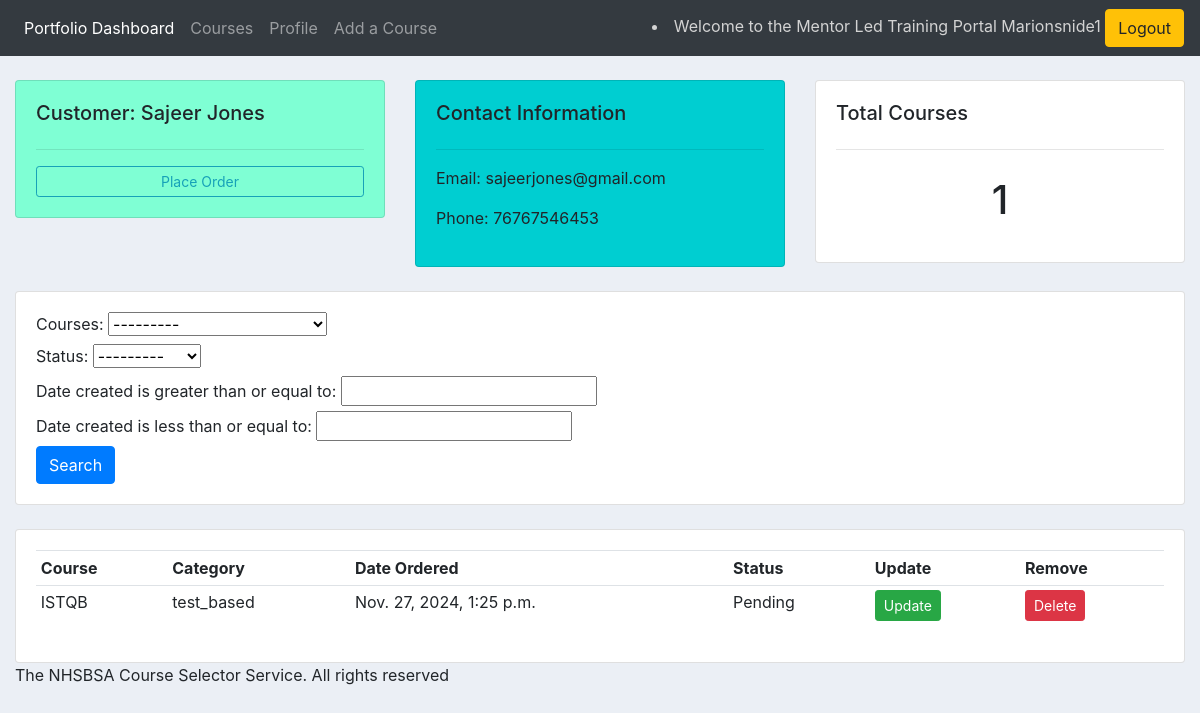
The app's page /customer/1 (signed in) with its own data.
### mentorapp/models.py (models this page shows, shortened)
class Customer(models.Model):
    user = models.OneToOneField(User,  null=True, on_delete=models.CASCADE)
    name = models.CharField(max_length=200, null=True)
    phone = models.CharField(max_length=200, null=True)
    email = models.CharField(max_length=200, null=True)
    profile_pic = models.ImageField(null=True, blank=True)
    date_created = models.DateTimeField(auto_now_add=True, null=True)

class Order(models.Model):
    STATUS = (
            ('Pending', 'Pending'),
            ('In Progress', 'In Progress'),
            ('Completed', 'Completed')
    )
    customer = models.ForeignKey(Customer, null=True, on_delete= models.SET_NULL)
    courses = models.ForeignKey(Courses, null=True, on_delete= models.SET_NULL)
    date_created = models.DateTimeField(auto_now_add=True, null=True)
    status = models.CharField(max_length=200, null=True, choices=STATUS)

class Courses(models.Model):
    CATEGORY = (
            ('test_based', 'test_based'),
            ('developer_based', 'developer_based'),
             ('multi-discipline', 'multi-discipline')
            )
    name = models.CharField(max_length=200, null=True)
    category = models.CharField(max_length=200, null=True, choices=CATEGORY)
    difficulty = models.CharField(max_length=200, null=True)
    description = models.CharField(max_length=200, null=True, blank=True)
    date_created = models.DateTimeField(auto_now_add=True, null=True)
    tags = models.ManyToManyField(Tag)
    def __str__(self):
        return self.name

### mentorapp/views.py (the view)
# urls.py: path('customer/<str:pk>', views.customer, name='customer'),
@login_required(login_url='login')
def customer(request, pk):
    customer = Customer.objects.get(id=pk)
    orders = customer.order_set.all()
    order_count = orders.count()
    myFilter = OrderFilter(request.GET, queryset=orders)
    orders = myFilter.qs
    context = {'customer': customer, 'orders': orders,
               'myFilter': myFilter}
    return render(request,'mentorapp/customer.html', context)

### mentorapp/templates/mentorapp/customer.html (shortened to what this page needs)
{% extends 'mentorapp/base_template.html' %}
{% block content %}
   <br>
    <div class="row">
        <div class="col-md">
            <div class="card card-body customer-card">
            <h5>Customer: {{customer.name}}</h5>
            <hr>
            <a class="btn btn-outline-info btn-sm btn-block" href="{% url 'create_order' customer.id%}">Place Order</a>
        </div>
    </div>
    <div class="col-md">
        <div class="card card-body info-card">
            <h5>Contact Information</h5>
            <hr>
            <p>Email: {{customer.email}}</p>
            <p>Phone: {{customer.phone}}</p>
        </div>
    </div>
    <div class="col-md">
        <div class="card card-body">
            <h5>Total Courses</h5>
            <hr>
            <h1 style="text-align: center;padding: 10px">{{orders.count}}</h1>
        </div>
    </div>
</div>
<br>
<div class="row">
    <div class="col">
        <div class="card card-body">
            <form method="get">
                {{myFilter.form}}
            <button class="btn btn-primary" type="submit">Search</button>
            </form>
        </div>
    </div>
</div>
<br>
<div class="row">
    <div class="col-md">
        <div class="card card-body">
            <table class="table table-sm">
                <tr>
                    <th>Course</th>
                    <th>Category</th>
                    <th>Date Ordered</th>
                    <th>Status</th>
                    <th>Update</th>
                    <th>Remove</th>
                </tr>
                {% for order in orders %}
                <tr>
                    <td>{{order.courses}}</td>
                    <td>{{order.courses.category}}</td>
                    <td>{{order.date_created}}</td>
                    <td>{{order.status}}</td>
                    <td><a class="btn btn-sm btn-success" href="{% url 'update_order' order.id%}">Update</a></td>
                    <td><a class="btn btn-sm btn-danger" href="{% url 'delete_order' order.id%}">Delete</a></td>
                </tr>
                {% endfor %}
            </table>
        </div>
    </div>
</div>
{% endblock %}

### mentorapp/templates/mentorapp/navbar.html (shortened to what this page needs)
{% load static %}
<nav class="navbar navbar-expand-lg navbar-dark bg-dark">
  <div class="collapse navbar-collapse" id="navbarNav">
    <ul class="navbar-nav mr-auto">
      <li class="nav-item active">
        <a class="nav-link" href="{%url 'home' %}">Portfolio Dashboard</a>
      </li>
      <li class="nav-item">
        <a class="nav-link" href="{%url 'courses' %}">Courses</a>
      </li>
      <li class="nav-item">
        <a class="nav-link" href="{% url 'mentorapp_settings' %}">Profile</a>
      </li>
      <li class="nav-item">
        <a class="nav-link" href="{% url 'create_courses' %}">Add a Course</a>
      </li>
    </ul>
      <li class="nav-item" style="color: lightgrey;">
        <span>Welcome to the Mentor Led Training Portal {{request.user|title}}</span>
        <a href="{% url 'logout' %}" class="btn btn-warning my-2 my-sm-0">Logout</a>
      </li>
  </div>
</nav>

### static/css/base.css (style rules this page uses)
body { background-color: #ebeff5; }
.info-card { background-color: darkturquoise; }
.customer-card { background-color: aquamarine; }

### records on screen
Customer: name "Sajeer Jones", email "sajeerjones@gmail.com", phone "76767546453"
Order: courses "ISTQB", courses.category "test_based", date_created "Nov. 27, 2024, 1:25 p.m.", status "Pending"

### other values on screen
{{ request.user|title }} "Marionsnide1"
{{ orders.count }} "1"
